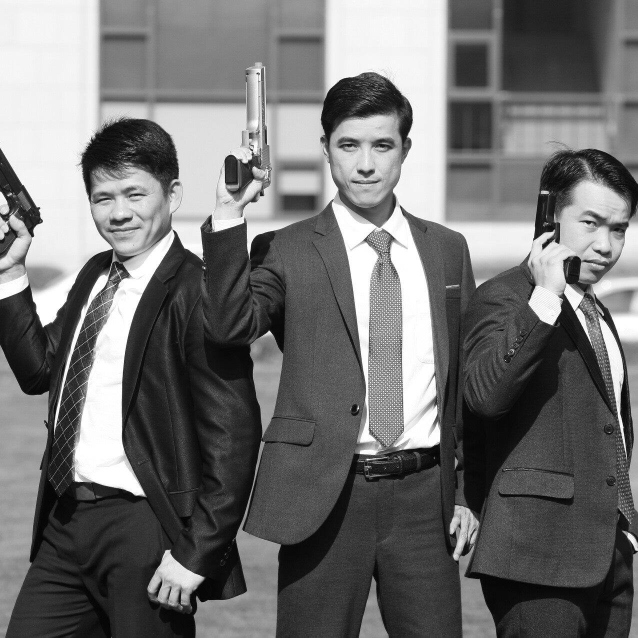
#> input picture LAB03/518H0035_LeHoangLon/tem1.jpg, 1276 x 1276 px (shown at 1/2 size)
$ python ex1.py
#> lines starting #> are read from the running program, lines starting #| are printed output that depends on the picture; after the words box and inside, x2 and y2 are one past the last pixel; in counts of white or black regions, pixels touching at a corner belong together

##1 Extracting the faces from the input image using a circular mask. Output is 3 of face images extracted from the input image.


import numpy as np
import cv2

image = cv2. imread('tem1.jpg')
#> image is the input picture: shape (1276, 1276, 3); min 0, max 255, mean 112.9

cv2.imshow("First",image)
cv2.waitKey(0)

## First person
mask = np.zeros(image.shape[:2], dtype="uint8")

cv2.circle(mask, (266, 398), 120, 255,-1)
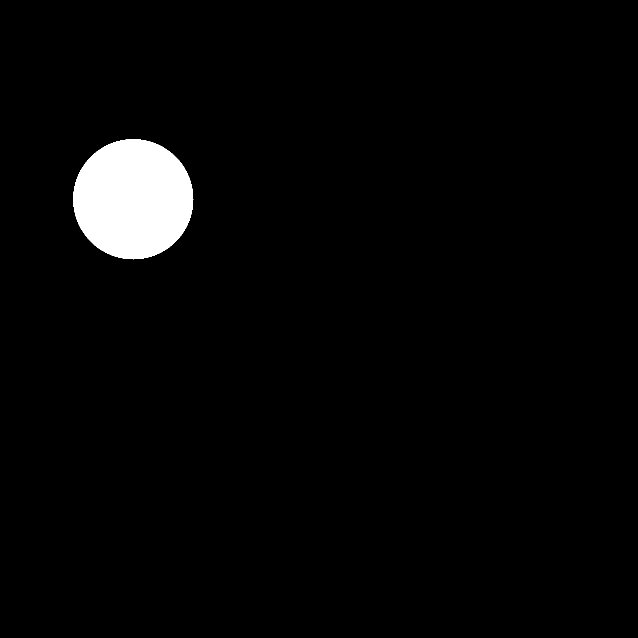
#> mask: shape (1276, 1276) (shown at 1/2 size); 2.8% white; 1 white region, box (x1, y1, x2, y2) and area: (146, 278, 387, 519) 45225
cv2.imshow("Mask",image)

masked = cv2.bitwise_and(image, image, mask=mask)
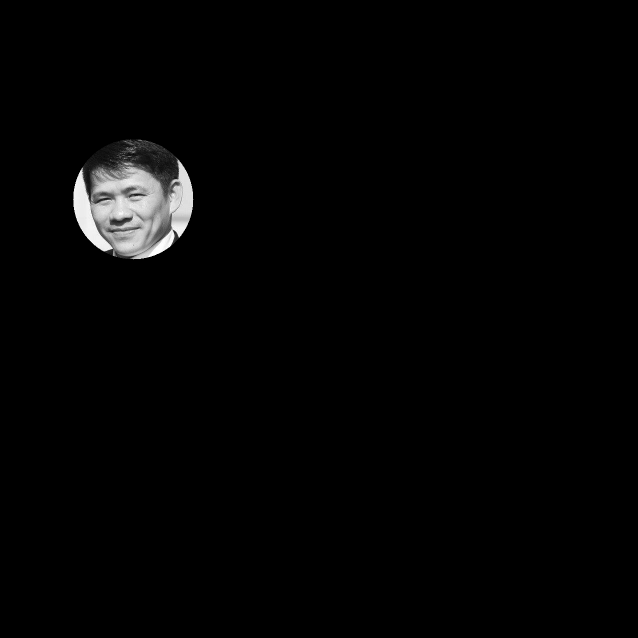
#> masked: shape (1276, 1276, 3) (shown at 1/2 size); min 0, max 255, mean 4.1
cv2.imshow("First face", masked)
cv2.waitKey(0)

## Second person
cv2.circle(mask, (731, 307), 120, 255,-1)
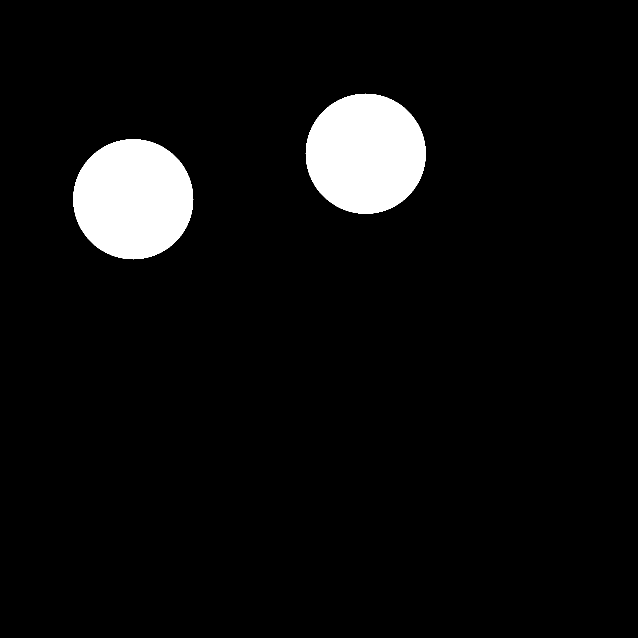
#> mask: shape (1276, 1276) (shown at 1/2 size); 5.6% white; 2 white regions, box (x1, y1, x2, y2) and area: (611, 187, 852, 428) 45225, (146, 278, 387, 519) 45225
cv2.imshow("Mask",image)

masked = cv2.bitwise_and(image, image, mask=mask)
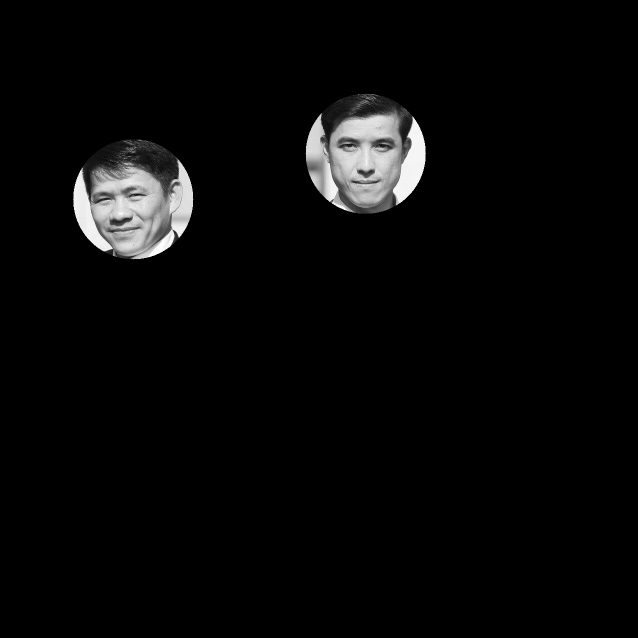
#> masked: shape (1276, 1276, 3) (shown at 1/2 size); min 0, max 255, mean 8.3
cv2.imshow("Second face", masked)
cv2.waitKey(0)

## third person
cv2.circle(mask, (1181, 454), 120, 255,-1)
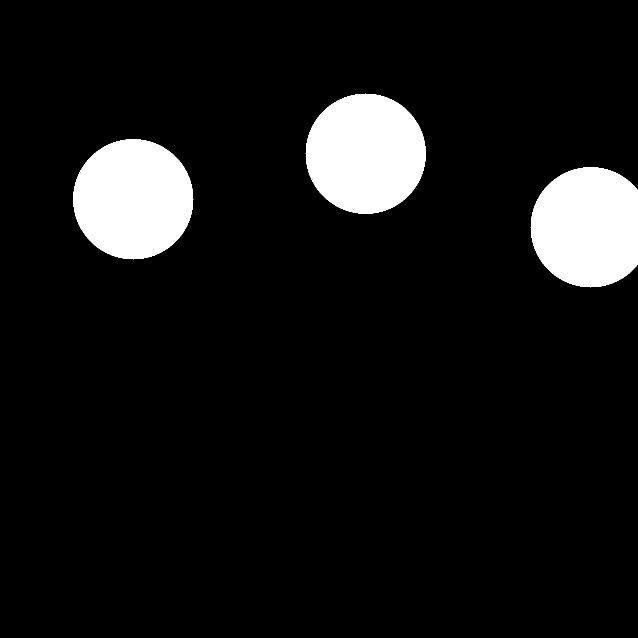
#> mask: shape (1276, 1276) (shown at 1/2 size); 8.2% white; 3 white regions, box (x1, y1, x2, y2) and area: (611, 187, 852, 428) 45225, (146, 278, 387, 519) 45225, (1061, 334, 1276, 575) 42655
cv2.imshow("Mask",image)

masked = cv2.bitwise_and(image, image, mask=mask)
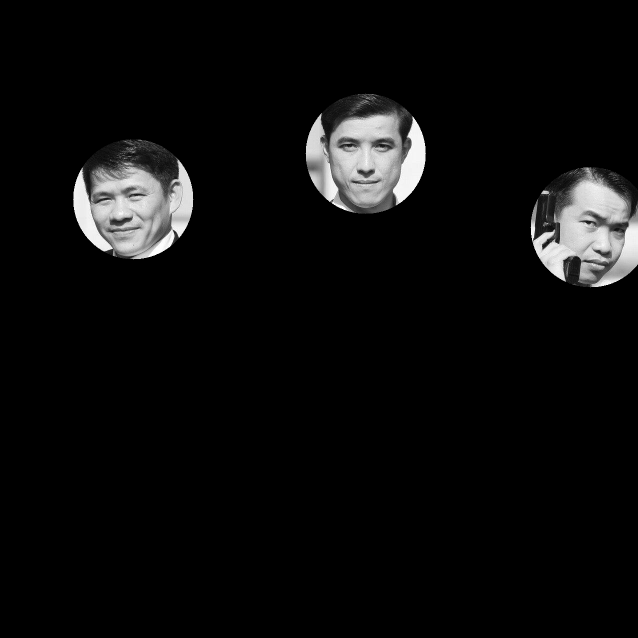
#> masked: shape (1276, 1276, 3) (shown at 1/2 size); min 0, max 255, mean 12.1
cv2.imshow("Third face", masked)
cv2.waitKey(0)
cv2.imwrite('image_1.jpg', masked)
